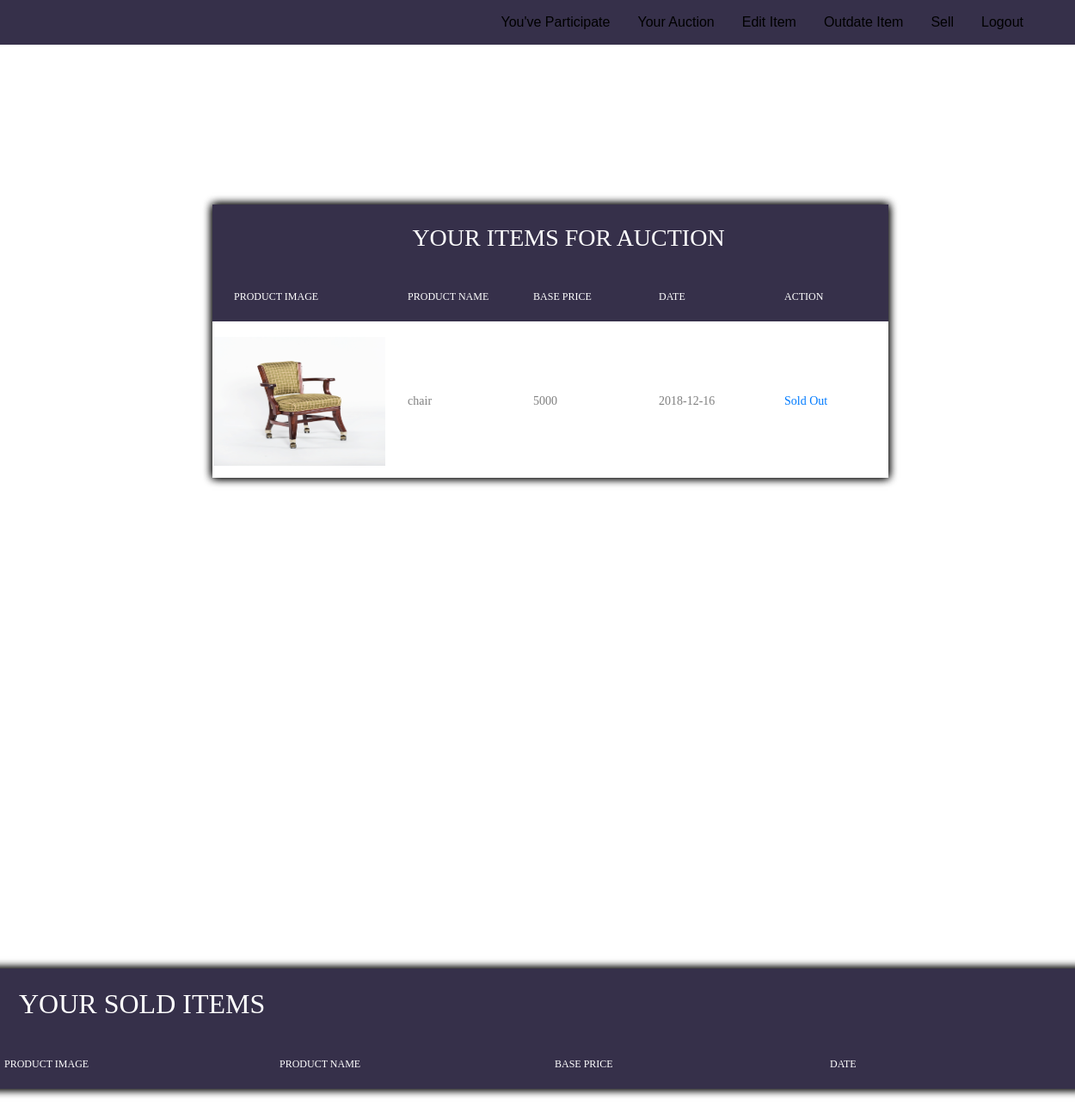
/table/userauction.php (signed in), run on the app's committed database.
### tables this page shows
CREATE TABLE IF NOT EXISTS `selling` (
  `sid` int(5) NOT NULL AUTO_INCREMENT,
  `uid` int(5) NOT NULL,
  `pro_cat` int(5) NOT NULL,
  `sub_cat` varchar(50) NOT NULL,
  `proname` varchar(25) NOT NULL,
  `details` varchar(200) NOT NULL,
  `propic` varchar(255) NOT NULL,
  `proprice` bigint(255) NOT NULL,
  `profrom` date NOT NULL,
  `proto` date NOT NULL,
  `status` varchar(1) NOT NULL,
  PRIMARY KEY (`sid`)
);

### table/userauction.php (the view, shortened to what this page needs)
<!DOCTYPE html>
<html lang="en">
<head>
	<link rel="stylesheet" type="text/css" href="../table/vendor/bootstrap/css/bootstrap.min.css">
	<link rel="stylesheet" type="text/css" href="../table/fonts/font-awesome-4.7.0/css/font-awesome.min.css">
	<link rel="stylesheet" type="text/css" href="../table/vendor/animate/animate.css">
	<link rel="stylesheet" type="text/css" href="../table/vendor/select2/select2.min.css">
	<link rel="stylesheet" type="text/css" href="../table/vendor/perfect-scrollbar/perfect-scrollbar.css">
	<link rel="stylesheet" type="text/css" href="../table/css/util.css">
	<link rel="stylesheet" type="text/css" href="../table/css/main.css">
</head>
<body>
	 <ul>
      <li><a href="logout.php" >Logout</a></li>
      <li><a href="selling.php">Sell</a></li>
      <li><a href="outdate.php">Outdate Item</a></li>
      <li><a href="update.php">Edit Item</a></li>
      <li><a href="userauction.php">Your Auction</a></li>
      <li><a class="active" href="participate.php">You've Participate</a></li>
	</ul>
	 <div class="limiter">
    <div class="container-table100">
      <div class="wrap-table100">
        <div class="table100 ver1 m-b-110">
          <center><table data-vertable="ver1" style="width:60%;">
            <thead>
                <tr class="row100 head">
                  <th class="column100 column1" colspan=5 align="center" data-column="column1"><CENTER><h3>Your Items For Auction</h3></CENTER></th>
								<tr class="row100 head">
								<th class="column100 column2" data-column="column2">Product Image</th>
								<th class="column100 column3" data-column="column3">Product Name</th>
								<th class="column100 column4" data-column="column4">Base Price</th>
								<th class="column100 column5" data-column="column5">Date</th>
								<th class="column100 column6" data-column="column6">Action</th>
								</tr>
						</thead>
						<tbody>
								<?php
									include("connect.php");
									extract($_REQUEST);
									$id=$_SESSION['uid'];
									$result=mysqli_query($con,"select * from selling where uid=$id and status='N'") or die(mysql_error());
									while($row=mysqli_fetch_array($result))
									{
											echo "<tr class='row100'  head>";
											echo "<td class=' column1' data-column='column1' align='center'><img src='$row[6]' height=150px width=200px></td>";
											echo "<td class='column100 column2' data-column='column2'>$row[4]</td>";
											echo "<td class='column100 column3' data-column='column3'>$row[7]</td>";
											echo "<td class='column100 column3' data-column='column3'>$row[9]</td>";
											echo "<td class='column100 column3' data-column='column3'><a href=soldstatus.php?aid=$row[0]>Sold Out</td>";
									}
							?>
						</tbody>
					</table>
				</div>
				</div>
			</div>
		</div>
<div class="limiter">
		<div class="container-table100">
			<div class="wrap-table100">
				<div class="table100 ver1 m-b-110">
					<table data-vertable="ver1">
						<thead>
								<tr class="row100 head">
								<th class="column100 column1" colspan=4 align="center" data-column="column1"><h2>Your Sold Items </h2></th>
								</tr>
								<tr class="row100 head">
								<th class="column100 column2" data-column="column2">Product Image</th>
								<th class="column100 column3" data-column="column3">Product Name</th>
								<th class="column100 column4" data-column="column4">Base Price</th>
								<th class="column100 column5" data-column="column5">Date</th>
								</tr>
						</thead>
					</table>
				</div>
				</div>
			</div>
		</div>
</body>
</html>

### table/css/main.css (style rules this page uses)
* { margin-right: -20px; margin-left: -10px; padding: 0px; box-sizing: border-box; }
body, html { height: 100%; font-family: sans-serif; }
a { margin: 0px; transition: all 0.4s; -webkit-transition: all 0.4s; -o-transition: all 0.4s; -moz-transition: all 0.4s; }
h1,h2,h3,h4,h5,h6 { margin: 0px; }
ul, li { margin: 0px; list-style-type: none; }
.limiter { width: 100%; margin: 0 auto; }
.container-table100 { width: 100%; min-height: 100vh; display: -webkit-box; display: -webkit-flex; display: -moz-box; display: -ms-flexbox; display: flex; align-items: center; justify-content: center; flex-wrap: wrap; padding: 33px 30px; }
.wrap-table100 { width: 1300px; }
table { width: 100%; background-color: #fff; }
th, td { font-weight: unset; padding-right: 10px; }
.column100 { width: 130px; padding-left: 25px; }
.column100.column1 { width: 265px; padding-left: 42px; }
.row100.head th { padding-top: 24px; padding-bottom: 20px; }
.row100 td { padding-top: 18px; padding-bottom: 14px; }
.table100.ver1 td { font-family: Montserrat-Regular; font-size: 14px; color: #808080; line-height: 1.4; }
.table100.ver1 th { font-family: Montserrat-Medium; font-size: 12px; color: #fff; line-height: 1.4; text-transform: uppercase; background-color: #36304a; }

### table/userauction.php (style rules this page uses)
body { width: 100%; height:auto; overflow-x: hidden; background-image: url("slide1_orignal.jpg"); background-size:cover; background-attachment: fixed; background-repeat: no-repeat; }
ul { list-style-type: none; background-color: #36304a; padding: 0; padding-right: 5%; overflow: hidden; font-size: 16px; }
table { box-shadow: 0 0 10px black,0 0 10px black,0 5px 1px white; }
li { float: right; }
li a { display: block; color: #000000; text-align: center; padding: 14px 16px; text-decoration: none; }

### data on the page
selling: propic (picture), proname "chair", proprice "5000", proto "2018-12-16"
